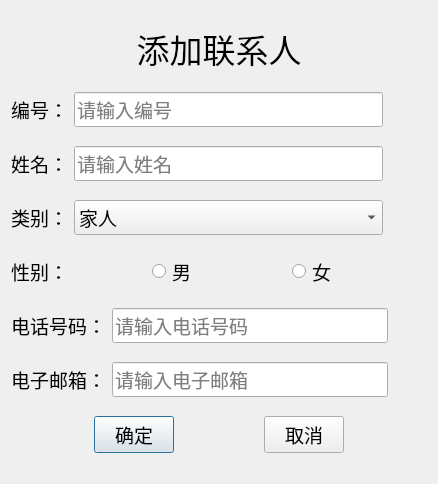
<?xml version="1.0" encoding="UTF-8"?>
<ui version="4.0">
 <class>add</class>
 <widget class="QDialog" name="add">
  <property name="geometry">
   <rect>
    <x>0</x>
    <y>0</y>
    <width>438</width>
    <height>484</height>
   </rect>
  </property>
  <property name="minimumSize">
   <size>
    <width>438</width>
    <height>484</height>
   </size>
  </property>
  <property name="maximumSize">
   <size>
    <width>438</width>
    <height>484</height>
   </size>
  </property>
  <property name="windowTitle">
   <string>添加联系人</string>
  </property>
  <layout class="QVBoxLayout" name="verticalLayout">
   <item>
    <widget class="QLabel" name="label">
     <property name="sizePolicy">
      <sizepolicy hsizetype="Preferred" vsizetype="Fixed">
       <horstretch>0</horstretch>
       <verstretch>0</verstretch>
      </sizepolicy>
     </property>
     <property name="font">
      <font>
       <family>楷体</family>
       <pointsize>25</pointsize>
      </font>
     </property>
     <property name="text">
      <string>添加联系人</string>
     </property>
     <property name="alignment">
      <set>Qt::AlignCenter</set>
     </property>
    </widget>
   </item>
   <item>
    <layout class="QHBoxLayout" name="horizontalLayout" stretch="1,7,1">
     <item>
      <widget class="QLabel" name="label_2">
       <property name="font">
        <font>
         <family>楷体</family>
         <pointsize>14</pointsize>
        </font>
       </property>
       <property name="text">
        <string>编号：</string>
       </property>
      </widget>
     </item>
     <item>
      <widget class="QLineEdit" name="le_id">
       <property name="font">
        <font>
         <family>楷体</family>
         <pointsize>14</pointsize>
        </font>
       </property>
       <property name="text">
        <string/>
       </property>
       <property name="echoMode">
        <enum>QLineEdit::Normal</enum>
       </property>
       <property name="placeholderText">
        <string>请输入编号</string>
       </property>
       <property name="clearButtonEnabled">
        <bool>true</bool>
       </property>
      </widget>
     </item>
     <item>
      <spacer name="horizontalSpacer_5">
       <property name="orientation">
        <enum>Qt::Horizontal</enum>
       </property>
       <property name="sizeHint" stdset="0">
        <size>
         <width>40</width>
         <height>20</height>
        </size>
       </property>
      </spacer>
     </item>
    </layout>
   </item>
   <item>
    <layout class="QHBoxLayout" name="horizontalLayout_2" stretch="1,7,1">
     <item>
      <widget class="QLabel" name="label_6">
       <property name="font">
        <font>
         <family>楷体</family>
         <pointsize>14</pointsize>
        </font>
       </property>
       <property name="text">
        <string>姓名：</string>
       </property>
      </widget>
     </item>
     <item>
      <widget class="QLineEdit" name="le_name">
       <property name="font">
        <font>
         <family>楷体</family>
         <pointsize>14</pointsize>
        </font>
       </property>
       <property name="placeholderText">
        <string>请输入姓名</string>
       </property>
       <property name="clearButtonEnabled">
        <bool>true</bool>
       </property>
      </widget>
     </item>
     <item>
      <spacer name="horizontalSpacer_6">
       <property name="orientation">
        <enum>Qt::Horizontal</enum>
       </property>
       <property name="sizeHint" stdset="0">
        <size>
         <width>40</width>
         <height>20</height>
        </size>
       </property>
      </spacer>
     </item>
    </layout>
   </item>
   <item>
    <layout class="QHBoxLayout" name="horizontalLayout_3" stretch="1,7,1">
     <item>
      <widget class="QLabel" name="label_3">
       <property name="font">
        <font>
         <family>楷体</family>
         <pointsize>14</pointsize>
        </font>
       </property>
       <property name="text">
        <string>类别：</string>
       </property>
      </widget>
     </item>
     <item>
      <widget class="QComboBox" name="cbb_leibie">
       <property name="font">
        <font>
         <family>楷体</family>
         <pointsize>14</pointsize>
        </font>
       </property>
       <item>
        <property name="text">
         <string>家人</string>
        </property>
       </item>
       <item>
        <property name="text">
         <string>朋友</string>
        </property>
       </item>
       <item>
        <property name="text">
         <string>同学</string>
        </property>
       </item>
       <item>
        <property name="text">
         <string>同事</string>
        </property>
       </item>
       <item>
        <property name="text">
         <string>其他</string>
        </property>
       </item>
      </widget>
     </item>
     <item>
      <spacer name="horizontalSpacer_4">
       <property name="orientation">
        <enum>Qt::Horizontal</enum>
       </property>
       <property name="sizeHint" stdset="0">
        <size>
         <width>40</width>
         <height>20</height>
        </size>
       </property>
      </spacer>
     </item>
    </layout>
   </item>
   <item>
    <layout class="QHBoxLayout" name="horizontalLayout_4">
     <item>
      <widget class="QLabel" name="label_4">
       <property name="font">
        <font>
         <family>楷体</family>
         <pointsize>14</pointsize>
        </font>
       </property>
       <property name="text">
        <string>性别：</string>
       </property>
      </widget>
     </item>
     <item>
      <widget class="QRadioButton" name="rbtn_male">
       <property name="font">
        <font>
         <family>楷体</family>
         <pointsize>14</pointsize>
        </font>
       </property>
       <property name="text">
        <string>男</string>
       </property>
       <attribute name="buttonGroup">
        <string notr="true">buttonGroup</string>
       </attribute>
      </widget>
     </item>
     <item>
      <widget class="QRadioButton" name="rbtn_fmale">
       <property name="font">
        <font>
         <family>楷体</family>
         <pointsize>14</pointsize>
        </font>
       </property>
       <property name="text">
        <string>女</string>
       </property>
       <attribute name="buttonGroup">
        <string notr="true">buttonGroup</string>
       </attribute>
      </widget>
     </item>
    </layout>
   </item>
   <item>
    <layout class="QHBoxLayout" name="horizontalLayout_5" stretch="1,7,1">
     <item>
      <widget class="QLabel" name="label_5">
       <property name="font">
        <font>
         <family>楷体</family>
         <pointsize>14</pointsize>
        </font>
       </property>
       <property name="text">
        <string>电话号码：</string>
       </property>
      </widget>
     </item>
     <item>
      <widget class="QLineEdit" name="le_phonenum">
       <property name="font">
        <font>
         <family>楷体</family>
         <pointsize>14</pointsize>
        </font>
       </property>
       <property name="placeholderText">
        <string>请输入电话号码</string>
       </property>
       <property name="clearButtonEnabled">
        <bool>true</bool>
       </property>
      </widget>
     </item>
     <item>
      <spacer name="horizontalSpacer_7">
       <property name="orientation">
        <enum>Qt::Horizontal</enum>
       </property>
       <property name="sizeHint" stdset="0">
        <size>
         <width>40</width>
         <height>20</height>
        </size>
       </property>
      </spacer>
     </item>
    </layout>
   </item>
   <item>
    <layout class="QHBoxLayout" name="horizontalLayout_6" stretch="1,7,1">
     <item>
      <widget class="QLabel" name="label_7">
       <property name="font">
        <font>
         <family>楷体</family>
         <pointsize>14</pointsize>
        </font>
       </property>
       <property name="text">
        <string>电子邮箱：</string>
       </property>
      </widget>
     </item>
     <item>
      <widget class="QLineEdit" name="le_mail">
       <property name="font">
        <font>
         <family>楷体</family>
         <pointsize>14</pointsize>
        </font>
       </property>
       <property name="placeholderText">
        <string>请输入电子邮箱</string>
       </property>
       <property name="clearButtonEnabled">
        <bool>true</bool>
       </property>
      </widget>
     </item>
     <item>
      <spacer name="horizontalSpacer_8">
       <property name="orientation">
        <enum>Qt::Horizontal</enum>
       </property>
       <property name="sizeHint" stdset="0">
        <size>
         <width>40</width>
         <height>20</height>
        </size>
       </property>
      </spacer>
     </item>
    </layout>
   </item>
   <item>
    <layout class="QHBoxLayout" name="horizontalLayout_7">
     <item>
      <spacer name="horizontalSpacer_2">
       <property name="orientation">
        <enum>Qt::Horizontal</enum>
       </property>
       <property name="sizeHint" stdset="0">
        <size>
         <width>40</width>
         <height>20</height>
        </size>
       </property>
      </spacer>
     </item>
     <item>
      <widget class="QPushButton" name="pbtn_ok">
       <property name="font">
        <font>
         <family>楷体</family>
         <pointsize>14</pointsize>
        </font>
       </property>
       <property name="text">
        <string>确定</string>
       </property>
      </widget>
     </item>
     <item>
      <spacer name="horizontalSpacer">
       <property name="orientation">
        <enum>Qt::Horizontal</enum>
       </property>
       <property name="sizeHint" stdset="0">
        <size>
         <width>40</width>
         <height>20</height>
        </size>
       </property>
      </spacer>
     </item>
     <item>
      <widget class="QPushButton" name="pbtn_cancle">
       <property name="font">
        <font>
         <family>楷体</family>
         <pointsize>14</pointsize>
        </font>
       </property>
       <property name="text">
        <string>取消</string>
       </property>
      </widget>
     </item>
     <item>
      <spacer name="horizontalSpacer_3">
       <property name="orientation">
        <enum>Qt::Horizontal</enum>
       </property>
       <property name="sizeHint" stdset="0">
        <size>
         <width>40</width>
         <height>20</height>
        </size>
       </property>
      </spacer>
     </item>
    </layout>
   </item>
  </layout>
 </widget>
 <layoutdefault spacing="6" margin="11"/>
 <resources/>
 <connections/>
 <buttongroups>
  <buttongroup name="buttonGroup"/>
 </buttongroups>
</ui>
